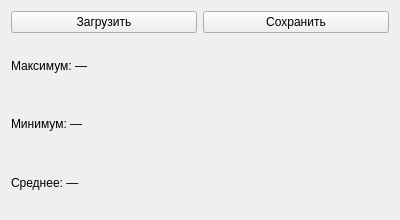
<?xml version="1.0" encoding="UTF-8"?>
<ui version="4.0">
    <class>Form</class>
    <widget class="QWidget" name="Form">
        <property name="geometry">
            <rect>
                <x>0</x>
                <y>0</y>
                <width>400</width>
                <height>220</height>
            </rect>
        </property>
        <property name="windowTitle">
            <string>Числа из файла</string>
        </property>
        <layout class="QVBoxLayout" name="verticalLayout">
            <item>
                <layout class="QHBoxLayout" name="horizontalLayout">
                    <item>
                        <widget class="QPushButton" name="btnLoad">
                            <property name="text">
                                <string>Загрузить</string>
                            </property>
                        </widget>
                    </item>
                    <item>
                        <widget class="QPushButton" name="btnSave">
                            <property name="text">
                                <string>Сохранить</string>
                            </property>
                        </widget>
                    </item>
                </layout>
            </item>
            <item>
                <widget class="QLabel" name="lblMax">
                    <property name="text">
                        <string>Максимум: —</string>
                    </property>
                </widget>
            </item>
            <item>
                <widget class="QLabel" name="lblMin">
                    <property name="text">
                        <string>Минимум: —</string>
                    </property>
                </widget>
            </item>
            <item>
                <widget class="QLabel" name="lblAvg">
                    <property name="text">
                        <string>Среднее: —</string>
                    </property>
                </widget>
            </item>
        </layout>
    </widget>
</ui>
